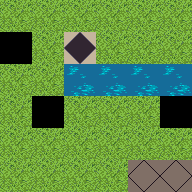

A level layout from a 2D game, rendered from its tile map. Below: a short description, then the map file with tile-grid data replaced by summaries:
An orthogonal 6x6 tile map with 32x32 px tiles, 1 tile layer (Calque de Tile 1), 2 tilesets.

<map version="1.0" orientation="orthogonal" renderorder="right-down" width="6" height="6" tilewidth="32" tileheight="32" nextobjectid="1">
 <tileset firstgid="1" name="terrain" tilewidth="32" tileheight="32" tilecount="1024">
  <image source="../../core/assets/sprite/terrain.png" width="1024" height="1024" />
  <tile id="188">
   <properties>
    <property name="unavailable" value="1" />
   </properties>
  </tile>
  <tile id="298">
   <properties>
    <property name="mirror" value="1" />
    <property name="splitter" value="1" />
   </properties>
  </tile>
  <tile id="620">
   <properties>
    <property name="source" value="1" />
   </properties>
  </tile>
  <tile id="621">
   <properties>
    <property name="target" value="1" />
   </properties>
  </tile>
 </tileset>
 <tileset firstgid="1025" name="blocker" tilewidth="32" tileheight="32" tilecount="1">
  <image source="../../core/assets/sprite/blocker.png" width="32" height="32" />
  <tile id="0">
   <properties>
    <property name="unavailable" value="1" />
   </properties>
  </tile>
 </tileset>
 <layer name="Calque de Tile 1" width="6" height="6">
  <data>[36 cells, 36 non-empty, 5 distinct tile ids]</data>
 </layer>
</map>
